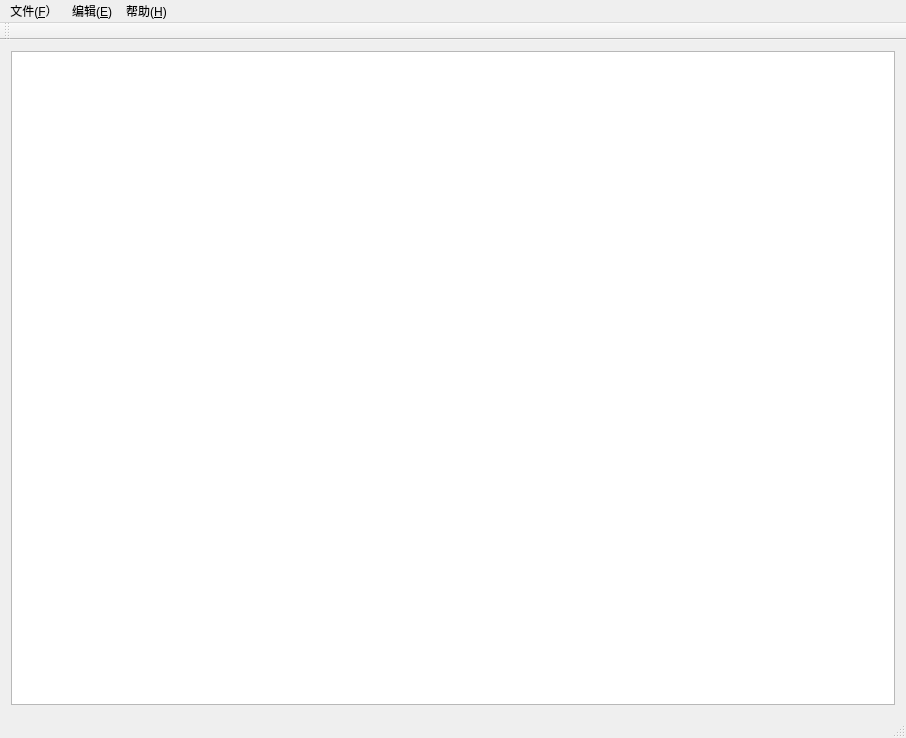
<?xml version="1.0" encoding="UTF-8"?>
<ui version="4.0">
 <class>MainWindow</class>
 <widget class="QMainWindow" name="MainWindow">
  <property name="geometry">
   <rect>
    <x>0</x>
    <y>0</y>
    <width>906</width>
    <height>738</height>
   </rect>
  </property>
  <property name="windowTitle">
   <string>MainWindow</string>
  </property>
  <widget class="QWidget" name="centralWidget">
   <layout class="QVBoxLayout" name="verticalLayout">
    <item>
     <widget class="QTextEdit" name="textEdit">
      <property name="styleSheet">
       <string notr="true">border-image: url(:/new/image/image/demo.jpg);</string>
      </property>
     </widget>
    </item>
   </layout>
  </widget>
  <widget class="QMenuBar" name="menuBar">
   <property name="geometry">
    <rect>
     <x>0</x>
     <y>0</y>
     <width>906</width>
     <height>23</height>
    </rect>
   </property>
   <widget class="QMenu" name="File">
    <property name="title">
     <string>文件(&amp;F）</string>
    </property>
    <addaction name="newAction"/>
    <addaction name="openAction"/>
    <addaction name="saveAction"/>
    <addaction name="saveAsAction"/>
    <addaction name="printAction"/>
    <addaction name="separator"/>
    <addaction name="quitAction"/>
   </widget>
   <widget class="QMenu" name="Edit">
    <property name="title">
     <string>编辑(&amp;E)</string>
    </property>
    <addaction name="undoAction"/>
    <addaction name="redoAction"/>
    <addaction name="separator"/>
    <addaction name="copyAction"/>
    <addaction name="cutAction"/>
    <addaction name="pasteAction"/>
    <addaction name="selectAllAction"/>
    <addaction name="separator"/>
    <addaction name="fontAction"/>
    <addaction name="datetimeAction"/>
    <addaction name="colorAction"/>
   </widget>
   <widget class="QMenu" name="Help">
    <property name="title">
     <string>帮助(&amp;H)</string>
    </property>
    <addaction name="updateAction"/>
    <addaction name="aboutSoftwareAction"/>
    <addaction name="helpAction"/>
    <addaction name="aboutOfficialAction"/>
    <addaction name="aboutQtAction"/>
   </widget>
   <addaction name="File"/>
   <addaction name="Edit"/>
   <addaction name="Help"/>
  </widget>
  <widget class="QStatusBar" name="statusBar"/>
  <widget class="QToolBar" name="mainToolBar">
   <attribute name="toolBarArea">
    <enum>TopToolBarArea</enum>
   </attribute>
   <attribute name="toolBarBreak">
    <bool>false</bool>
   </attribute>
  </widget>
  <action name="newAction">
   <property name="icon">
    <iconset resource="image/res.qrc">
     <normaloff>:/new/image/butterfly1.png</normaloff>:/new/image/butterfly1.png</iconset>
   </property>
   <property name="text">
    <string>新建(&amp;N)</string>
   </property>
  </action>
  <action name="openAction">
   <property name="icon">
    <iconset>
     <normaloff>:/new/image/image/open.png</normaloff>:/new/image/image/open.png</iconset>
   </property>
   <property name="text">
    <string>打开(&amp;O)</string>
   </property>
  </action>
  <action name="saveAction">
   <property name="icon">
    <iconset>
     <normaloff>:/new/image/image/save.png</normaloff>:/new/image/image/save.png</iconset>
   </property>
   <property name="text">
    <string>保存(&amp;S)</string>
   </property>
  </action>
  <action name="printAction">
   <property name="enabled">
    <bool>true</bool>
   </property>
   <property name="icon">
    <iconset resource="image/res.qrc">
     <normaloff>:/new/image/Luffy.png</normaloff>:/new/image/Luffy.png</iconset>
   </property>
   <property name="text">
    <string>打印(&amp;P)</string>
   </property>
   <property name="priority">
    <enum>QAction::NormalPriority</enum>
   </property>
  </action>
  <action name="quitAction">
   <property name="text">
    <string>退出(&amp;X)</string>
   </property>
   <property name="iconText">
    <string>退出(X)</string>
   </property>
   <property name="toolTip">
    <string>退出(X)</string>
   </property>
  </action>
  <action name="undoAction">
   <property name="icon">
    <iconset>
     <normaloff>:/new/image/image/undo.png</normaloff>:/new/image/image/undo.png</iconset>
   </property>
   <property name="text">
    <string>撤销(U)</string>
   </property>
  </action>
  <action name="redoAction">
   <property name="icon">
    <iconset>
     <normaloff>:/new/image/image/redo.png</normaloff>:/new/image/image/redo.png</iconset>
   </property>
   <property name="text">
    <string>重做(&amp;R)</string>
   </property>
  </action>
  <action name="copyAction">
   <property name="icon">
    <iconset>
     <normaloff>:/new/image/image/copy.png</normaloff>:/new/image/image/copy.png</iconset>
   </property>
   <property name="text">
    <string>复制(&amp;C)</string>
   </property>
  </action>
  <action name="cutAction">
   <property name="icon">
    <iconset>
     <normaloff>:/new/image/image/cut.png</normaloff>:/new/image/image/cut.png</iconset>
   </property>
   <property name="text">
    <string>剪切(&amp;X)</string>
   </property>
  </action>
  <action name="pasteAction">
   <property name="icon">
    <iconset>
     <normaloff>:/new/image/image/paste.png</normaloff>:/new/image/image/paste.png</iconset>
   </property>
   <property name="text">
    <string>粘贴(&amp;P)</string>
   </property>
  </action>
  <action name="selectAllAction">
   <property name="icon">
    <iconset>
     <normaloff>:/new/image/image/cut.jpg</normaloff>:/new/image/image/cut.jpg</iconset>
   </property>
   <property name="text">
    <string>全选(&amp;A)</string>
   </property>
  </action>
  <action name="fontAction">
   <property name="text">
    <string>字体(&amp;F)</string>
   </property>
  </action>
  <action name="datetimeAction">
   <property name="text">
    <string>日期(&amp;D)</string>
   </property>
  </action>
  <action name="colorAction">
   <property name="text">
    <string>颜色(&amp;L)</string>
   </property>
  </action>
  <action name="saveAsAction">
   <property name="text">
    <string>另存为(&amp;A)</string>
   </property>
  </action>
  <action name="updateAction">
   <property name="text">
    <string>更新(&amp;U)</string>
   </property>
  </action>
  <action name="aboutSoftwareAction">
   <property name="text">
    <string>关于软件(&amp;S)</string>
   </property>
  </action>
  <action name="helpAction">
   <property name="text">
    <string>帮助(&amp;E)</string>
   </property>
  </action>
  <action name="aboutOfficialAction">
   <property name="text">
    <string>关于官网(&amp;W)</string>
   </property>
  </action>
  <action name="aboutQtAction">
   <property name="text">
    <string>关于Qt(&amp;Q)</string>
   </property>
  </action>
 </widget>
 <layoutdefault spacing="6" margin="11"/>
 <resources>
  <include location="image/res.qrc"/>
 </resources>
 <connections/>
</ui>
